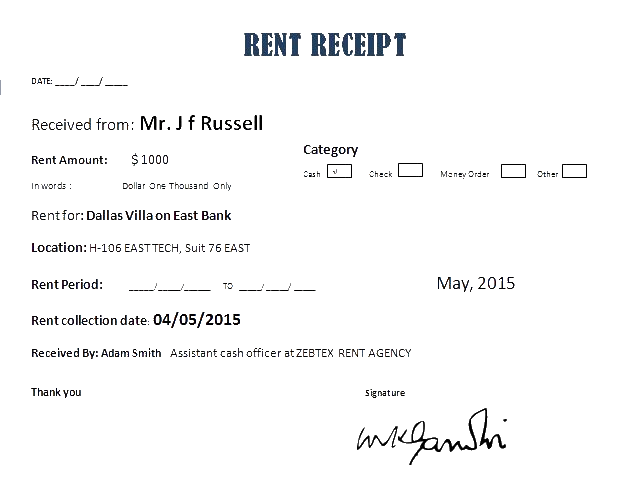
#> input picture pngImgs/t13.png, 643 x 499 px
$ python -i pre_vert_hori.py   (imports and definitions only)
#> lines starting #> are read from the running program, lines starting #| are printed output that depends on the picture; after the words box and inside, x2 and y2 are one past the last pixel; in counts of white or black regions, pixels touching at a corner belong together
import cv2
import pytesseract
pytesseract.pytesseract.tesseract_cmd = 'C:\Program Files\Tesseract-OCR'

def sana():
    # Load in image, convert to grayscale, and threshold
    image = cv2.imread('pngImgs/t13.png')
#> image is the input picture: shape (499, 643, 3); mean B, G, R 248.7, 248.5, 248.4
    gray = cv2.cvtColor(image, cv2.COLOR_BGR2GRAY)
    thresh = cv2.threshold(gray, 0, 255, cv2.THRESH_BINARY_INV + cv2.THRESH_OTSU)[1]
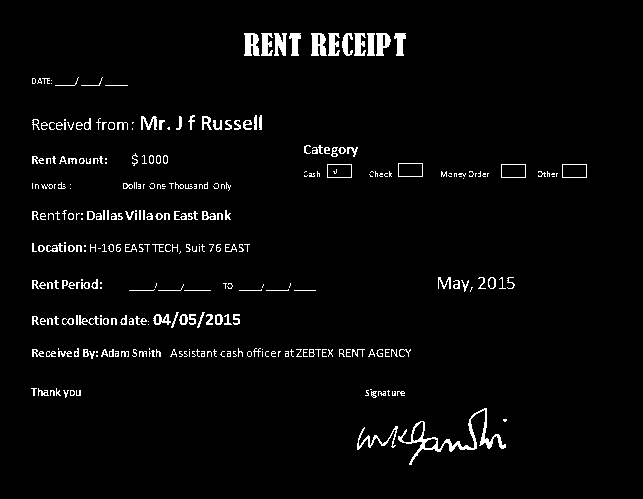
#> thresh: shape (499, 643); 3.1% white in thin lines or dots, all inside (x1, y1, x2, y2) = (31, 33, 587, 465)
    # Find and remove horizontal lines
    horizontal_kernel = cv2.getStructuringElement(cv2.MORPH_RECT, (35, 2))
    detect_horizontal = cv2.morphologyEx(thresh, cv2.MORPH_OPEN, horizontal_kernel, iterations=2)
#> detect_horizontal: shape (499, 643); every value is 0
    cnts = cv2.findContours(detect_horizontal, cv2.RETR_EXTERNAL, cv2.CHAIN_APPROX_SIMPLE)
#> cnts = 0 contours
    cnts = cnts[0] if len(cnts) == 2 else cnts[1]
#> cnts = []
    for c in cnts:
        cv2.drawContours(thresh, [c], -1, (0, 0, 0), 3)
#> this loop made 0 passes

    # Find and remove vertical lines
    vertical_kernel = cv2.getStructuringElement(cv2.MORPH_RECT, (1, 35))
#> vertical_kernel = 35 values from 1 to 1
    detect_vertical = cv2.morphologyEx(thresh, cv2.MORPH_OPEN, vertical_kernel, iterations=2)
    cnts = cv2.findContours(detect_vertical, cv2.RETR_EXTERNAL, cv2.CHAIN_APPROX_SIMPLE)
#> cnts = 0 contours
    cnts = cnts[0] if len(cnts) == 2 else cnts[1]
#> cnts = []
    for c in cnts:
        cv2.drawContours(thresh, [c], -1, (0, 0, 0), 3)

    # Mask out unwanted areas for result
    result = cv2.bitwise_and(image, image, mask=thresh)
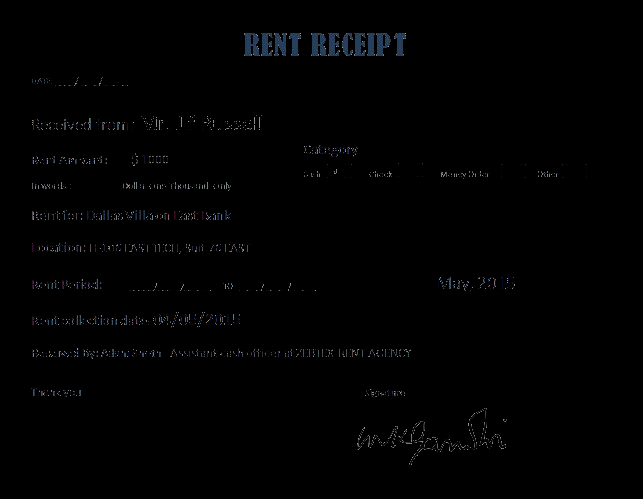
#> result: shape (499, 643, 3); mean B, G, R 1.8, 1.5, 1.4
    result[thresh == 0] = (255, 255, 255)

    cv2.imshow('thresh', thresh)
    cv2.imshow('result', result)
    cv2.waitKey()
# import cv2
#
# # Load the image
# img = cv2.imread('pngImgs/t13.png')
#
# # Convert to grayscale
# gray = cv2.cvtColor(img, cv2.COLOR_BGR2GRAY)
#
# # Threshold the image
# thresh = cv2.threshold(gray, 0, 255, cv2.THRESH_BINARY_INV | cv2.THRESH_OTSU)[1]
#
# # Apply morphological erosion to remove small artifacts
# kernel = cv2.getStructuringElement(cv2.MORPH_RECT, (3,3))
# eroded = cv2.erode(thresh, kernel, iterations=1)
#
# # Apply morphological dilation to expand the characters
# dilated = cv2.dilate(eroded, kernel, iterations=5)
#
# # Find contours in the image
# contours, hierarchy = cv2.findContours(dilated, cv2.RETR_EXTERNAL, cv2.CHAIN_APPROX_SIMPLE)
#
# # Iterate through each contour and extract the bounding box
# for contour in contours:
#     (x, y, w, h) = cv2.boundingRect(contour)
#     cv2.rectangle(img, (x, y), (x+w, y+h), (0, 255, 0), 2)
#
# # Display the result
# cv2.imshow('Result', img)
# cv2.waitKey(0)

>>> result = sana()

$ run again, with pngImgs/t10.png copied over pngImgs/t13.png
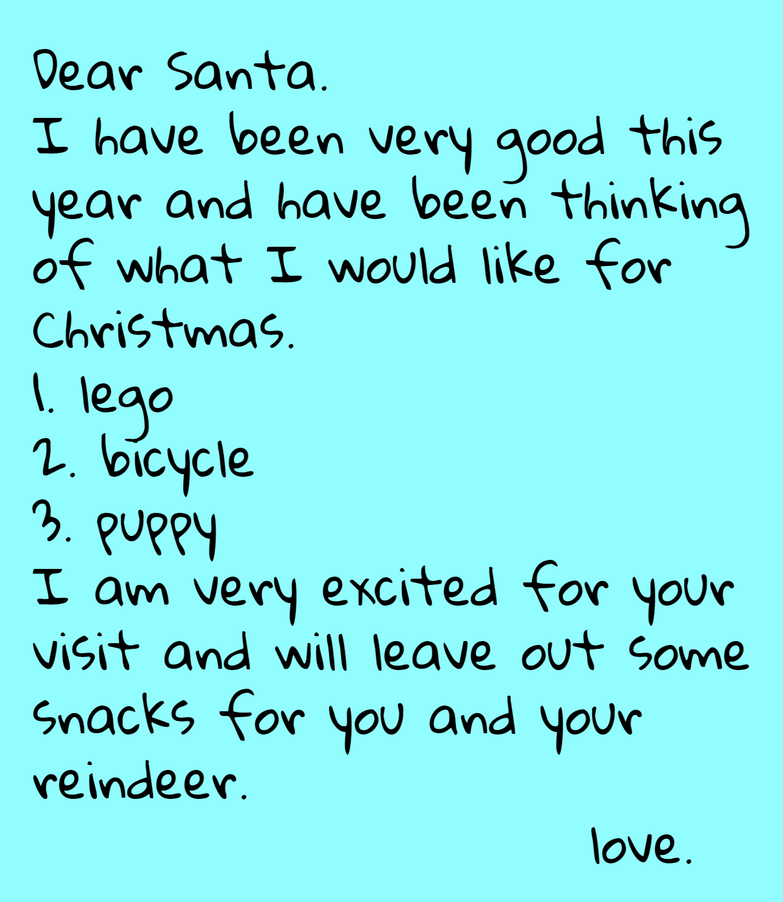
#> input picture pngImgs/t10.png, 783 x 902 px, shrunk from 1215 x 1400 before the run
#> in sana, image is the input picture: shape (902, 783, 3); mean B, G, R 236.6, 234.8, 134.7
#> in sana, `thresh = cv2.threshold(gray, 0, 255, cv2.THRESH_BINARY_INV + cv2.THRES..`:
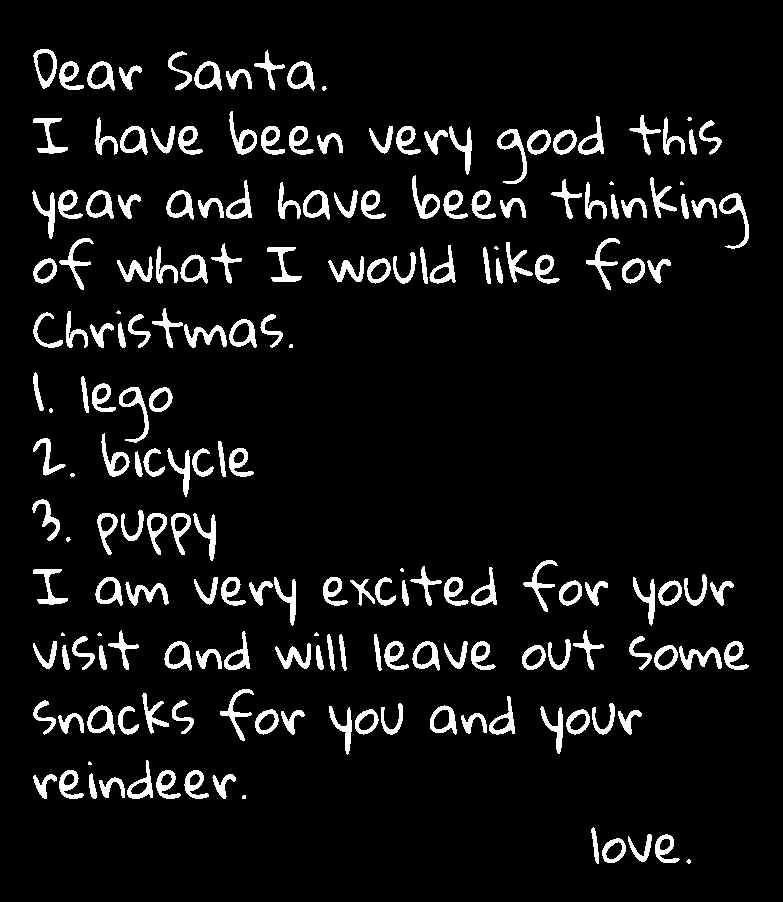
#> thresh: shape (902, 783); 7.3% white; 193 white regions (17 under 20 px), largest, box (x1, y1, x2, y2) and area: (119, 387, 149, 443) 453, (497, 129, 527, 184) 452, (719, 193, 749, 249) 451
#> detect_horizontal: shape (902, 783); every value is 0
#> in sana, `cnts = cv2.findContours(detect_horizontal, cv2.RETR_EXTERNAL, cv2.CHAI..`: cnts = 0 contours
#> in sana, `cnts = cnts[0] if len(cnts) == 2 else cnts[1]`: cnts = []
#> vertical_kernel = 35 values from 1 to 1
#> in sana, `cnts = cv2.findContours(detect_vertical, cv2.RETR_EXTERNAL, cv2.CHAIN_..`: cnts = 0 contours
#> in sana, `cnts = cnts[0] if len(cnts) == 2 else cnts[1]`: cnts = []
#> in sana, `result[thresh == 0] = (255, 255, 255)`:
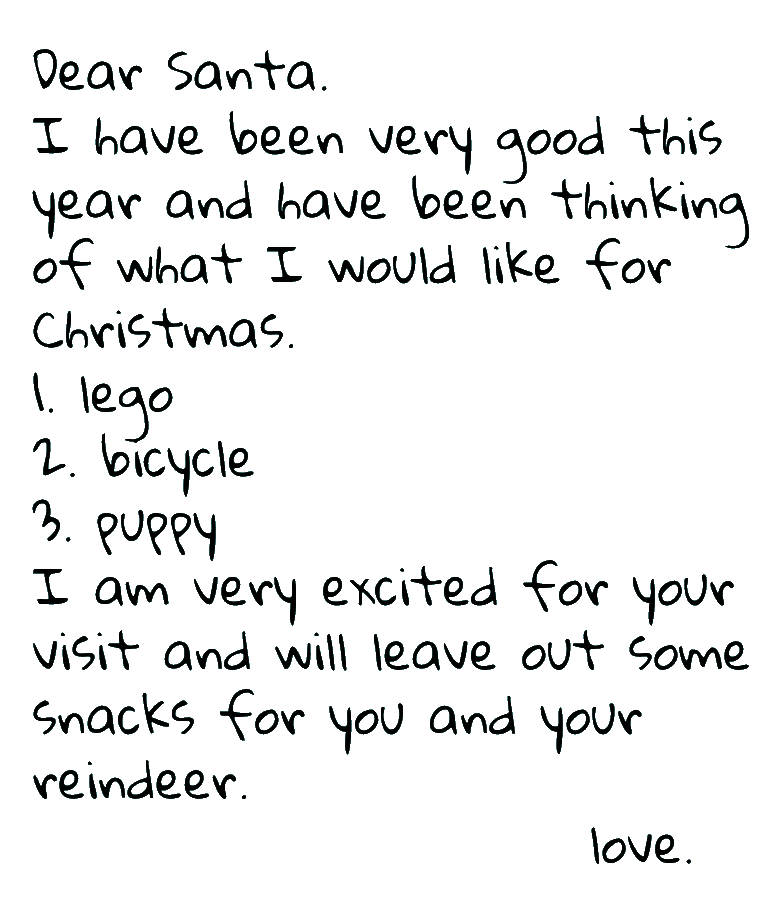
#> result: shape (902, 783, 3); mean B, G, R 237.8, 237.8, 237.2
